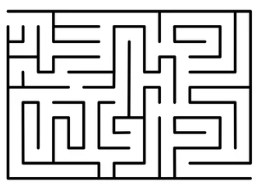
#> input picture maze2.png, 261 x 186 px
$ jupyter execute Tarefa_1_labirinto.ipynb
#> lines starting #> are read from the running program, lines starting #| are printed output that depends on the picture; after the words box and inside, x2 and y2 are one past the last pixel; in counts of white or black regions, pixels touching at a corner belong together
<a href="https://colab.research.google.com/github/rafaxy/tarefas_AI/blob/main/Tarefa_1_labirinto.ipynb" target="_parent"></a>

[cell 1]
#importações
import cv2
import numpy as np
from google.colab.patches import cv2_imshow
import matplotlib.pyplot as plt
import pandas as pd

[cell 2]
#lendo a imagem do labirinto
img = cv2.imread('maze2.png',0)
#> img: shape (186, 261); min 0, max 255, mean 210.5

[cell 3]
img.shape
#> Out = (186, 261)

[cell 4]
scale_percent = 60 # percentual do tamanho original
width = int(img.shape[1] * scale_percent / 100)
#> width = 156
height = int(img.shape[0] * scale_percent / 100)
#> height = 111
dim = (width, height)
#> dim = (156, 111)

[cell 5]
# imagem redimensionada
resized = cv2.resize(img, dim, interpolation = cv2.INTER_AREA)
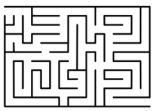
#> resized: shape (111, 156); min 1, max 255, mean 210.5

[cell 6]
ret, binary_img = cv2.threshold(resized, 160, 255, cv2.THRESH_BINARY)
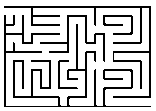
#> binary_img: shape (111, 156); 80.1% white; black in thin lines or dots, all inside (x1, y1, x2, y2) = (4, 6, 151, 107)
#aumentei o threshold de 127 para 160, senão ele abre caminho onde não tem

[cell 7]
plt.imshow(binary_img,'gray',vmin=0,vmax=255)

[cell 8]
rows, cols = binary_img.shape
#> rows = 111; cols = 156
print(rows,cols)
#| 111 156

[cell 9]
def walls(binary_img,rows=rows,cols=cols, row_check = False):
  # this routine return cols or rows position of walls in a list:
  #    if you add row_check = True it return rows and otherwise cols
#> called with rows = 111, cols = 156, row_check = False
  list_max, list_min = [], []
  for i in range(rows):
    for j in range(cols):
      m =binary_img[i,j]
      if m == 0:
        if row_check == False:
          if j > cols/2:
            list_max.append(j)
          else:
            list_min.append(j)
        else:
          if i > rows/2:
            list_max.append(i)
          else:
            list_min.append(i)
#> after the loop, list_max = 1642 values, max 150 at index 71, min 79 at index 0, mean 117; list_min = 1811 values, max 78 at index 74, min 4 at index 0, mean 39.62
  return list_max, list_min

[cell 10]
def freq(list_):
  # this routine return the frequency a item appears in a list as a dict
  frequency = {}
  for item in list_:
    if item in frequency:
        frequency[item] += 1
    else:
        frequency[item] = 1
  return frequency

[cell 11]
# key_max is the most frequent wall position using col_max, row_max, row_min and col_min
# key_max for col_max it represent right
# key_max for col_min represents left
# key_max for row_max represent bottom
# key_max for row_min represent top

col_max, col_min = walls(binary_img)
#> col_max has the same summary as list_max in walls; col_min has the same summary as list_min in walls
row_max, row_min = walls(binary_img,row_check=True)
#> row_max = 1666 values from 56 to 106; row_min = 1787 values from 6 to 55
freq_row1, freq_row2 = freq(row_min), freq(row_max)
#> after the loop in freq, `for item in list_:`: frequency = 50 items
#> the loop in freq (call 2), `for item in list_:` made 1666 passes
#> item on passes 1 to 3: 56, 56, 56
freq_col1, freq_col2 = freq(col_min), freq(col_max)
list_all = [freq_col1,freq_col2,freq_row1,freq_row2]
labels = ['col min','col max','row min','row max']
k = 0
pos_ =[]
for list_ in list_all:
  key_max = max(list_, key=list_.get)
  print(key_max, list_[key_max], labels[k])
  pos_.append(key_max)
  k += 1
#> this loop made 4 passes
#> key_max on passes 1 to 4: 4, 149, 6, 106
#| 4 94 col min
#| 149 93 col max
#| 6 147 row min
#| 106 147 row max
#> after the loop, k = 4; pos_ = [4, 149, 6, 106]

[cell 12]
id_min = [pos_[2], pos_[0]]
#> id_min = [6, 4]
id_max = [pos_[3],pos_[1]]
#> id_max = [106, 149]
id_min,id_max
#> Out = ([6, 4], [106, 149])

[cell 13]
nref = 7
def find(img, id_min,id_max,rows=rows, cols=cols,N =nref):

#> called with rows = 111, cols = 156, N = 7
  positions =[]
  score = []

  for j in [id_min[1], id_max[1]]:
    max_sum = 0
    for i in range(rows-N):
      total = 0
      if i > id_min[0] and i < id_max[0]:
        for k in range(N):
          total += img[i+k,j]
          if max_sum < total:
            idx, idy = i, j
            max_sum = total
    if max_sum > 0:
      positions.append([idx,idy])
      score.append(max_sum)
#> this loop made 2 passes
#> j on passes 1 to 2: 4, 149
#> after the loop, idx = 98; idy = 149; positions = [[8, 4], [98, 149]]; score = [1785, 1785]

  for i in [id_min[0],id_max[0]]:
    max_sum = 0
    for j in range(cols-N):
      total = 0
      if j > id_min[1] and j < id_max[1]:
        for k in range(N):
          total += img[i,j+k]
          if max_sum < total:
            idx, idy = i, j
            max_sum = total
    if max_sum > 0:
      positions.append([idx,idy])
      score.append(max_sum)
#> this loop made 2 passes
#> i on passes 1 to 2: 6, 106
#> after the loop, idx = 106; idy = 148; positions = [[8, 4], [98, 149], [6, 148], [106, 148]]; score = [1785, 1785, 1020, 1020]
  k = 0
  x =np.array(score)
#> x = [1785, 1785, 1020, 1020]
  ind = np.argsort(x)
#> ind = [3, 2, 1, 0]
  pos  = [positions[ind[-1]],positions[ind[-2]]]
#> pos = [[8, 4], [98, 149]]
  sco  = [score[ind[-1]],score[ind[-2]]]
#> sco = [1785, 1785]

  return pos, sco

[cell 14]
find(binary_img,id_min,id_max)
#> Out = ([[8, 4], [98, 149]], [1785, 1785])

[cell 15]
positions,score =find(binary_img,id_min,id_max)
#> the loop in find (call 2), `for j in [id_min[1], id_max[1]]:` made 2 passes
#> the loop in find (call 2), `for i in [id_min[0],id_max[0]]:` made 2 passes
#> positions = [[8, 4], [98, 149]]; score = [1785, 1785]
yc,xc = positions[0]
#> yc = 8; xc = 4
image = cv2.circle(binary_img, (xc,yc), radius=3, color=[0,0,255], thickness=1)
#> image: shape (111, 156); 80% white; black in thin lines or dots, all inside (x1, y1, x2, y2) = (1, 5, 151, 107)
yc,xc = positions[1]
#> yc = 98; xc = 149
image = cv2.circle(image, (xc,yc), radius=3, color=[0,0,255], thickness=1)
#> image: shape (111, 156); 79.9% white; black in thin lines or dots, all inside (x1, y1, x2, y2) = (1, 5, 153, 107)
plt.imshow(image,'gray',vmin=0,vmax=255)

[cell 16]
find(binary_img,id_min,id_max)
#> Out = ([[8, 4], [98, 149]], [1530, 1530])

[cell 17]
target, score = find(binary_img,id_min,id_max)
#> target = [[8, 4], [98, 149]]; score = [1530, 1530]
start_ = target[1]
#> start_ = [98, 149]
end_ = target[0]
#> end_ = [8, 4]
start_, end_
#> Out = ([98, 149], [8, 4])

[cell 18]
grid = []
# number one for wall and zero for empty
for x in binary_img:
  grid.append(list(x))
#> this loop made 111 passes
#> after the loop, grid = 111 items

for i in range(rows):
  for j in range(cols):
    if grid[i][j]== 0:
      grid[i][j]=1 # 1 if it is wall

for i in range(rows):
  for j in range(cols):
    if grid[i][j]== 255:
      grid[i][j]=0 # 0  if it is empty


for i in range(rows):
  for j in range(cols):
    if i < id_min[0] or i > id_max[0]:
      grid[i][j] = 1

for i in range(rows):
  for j in range(cols):
    if j < id_min[1] or j > id_max[1]:
      grid[i][j] = 1

start = start_[0],start_[1]
#> start = (98, 149)
end = end_[0], end_[1]
#> end = (8, 4)

[cell 19]
a = grid
#> a = 111 items

[cell 20]
from queue import Queue

def isValid(maze, visited, row, col):
    rows, cols = len(maze), len(maze[0])
    return (row >= 0) and (row < rows) and (col >= 0) and (col < cols) and maze[row][col] == 0 and not visited[row][col]

def BFS(maze, start, end):
#> called with start = (8, 8), end = (100, 144)
    rows, cols = len(maze), len(maze[0])
#> rows = 111

    # Possible 4 directions
    row_num = [-1, 0, 0, 1]
    col_num = [0, -1, 1, 0]

    visited = [[False for _ in range(cols)] for _ in range(rows)]

    # Queue for BFS, each node: (x, y, dist, path)
    q = Queue()
    q.put((start[0], start[1], 0, []))

    while not q.empty():
        row, col, dist, path = q.get()
        path = path + [(row, col)]

        # If this cell is the destination
        if (row, col) == (end[0], end[1]):
            return path, dist

        # For each valid adjacent cell
        for i in range(4):
            adj_row, adj_col = row + row_num[i], col + col_num[i]

            if isValid(maze, visited, adj_row, adj_col):
                visited[adj_row][adj_col] = True
                q.put((adj_row, adj_col, dist + 1, path))

    return None, float('inf') # Return None and infinity if no path exists

# Example usage:
maze = grid

start = (8,8)
end = (100,144)
path, dist = BFS(maze, start, end)
#> path = 295 pairs, first value 8 to 100, second value 8 to 144; dist = 294
if path is not None:
    print(f"Path found with distance {dist}: {path}")
#> (printed output is left out)
else:
    print("No path found.")

[cell 21]
start = (8,8)
end = (100,144)
#end = (10,10)
print(start)
print(end)
len(maze)
#> Out = 111
#maze[8][4] == 0
#print_m(maze)

[cell 22]
ret, image = cv2.threshold(resized, 160, 255, cv2.THRESH_BINARY)
for xy in path:
  yc,xc = xy[0],xy[1]
  cv2.circle(image, (xc,yc), radius=3, color=[0,0,255], thickness=1)
#> this loop made 295 passes
#> (yc, xc) on passes 1 to 3: (8, 8), (8, 9), (8, 10)
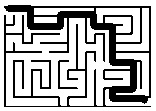
#> image: shape (111, 156); 71.1% white; 2 black regions, box (x1, y1, x2, y2) and area: (4, 5, 151, 107) 4889, (58, 60, 78, 89) 110

[cell 23]
plt.subplot(1, 2, 1)
plt.imshow(image,'gray',vmin=0,vmax=255)
plt.subplot(1, 2, 2)
plt.imshow(binary_img,'gray',vmin=0,vmax=255)
plt.show()
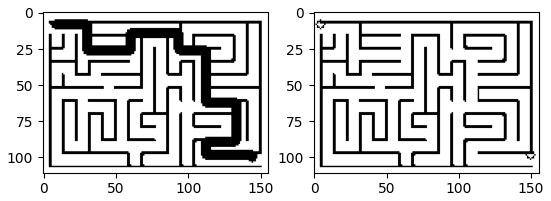
#> figure drawn by matplotlib, 2 panels
